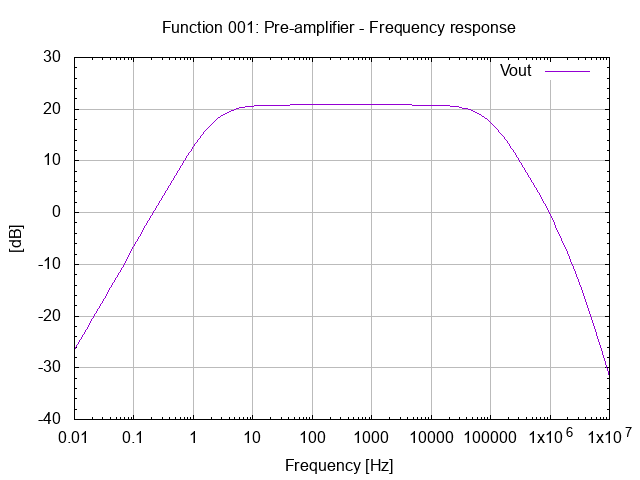

Reproduce this figure in gnuplot.
# setup terminal
set term png

# setup graph
set output "26.001.00.00.01.png"
set title "Function 001: Pre-amplifier - Frequency response"

# setup Y-axis
set grid ytics lt 1 lw 1 lc rgb "#bbbbbb"
set mytics
set ylabel "[dB]"

#setup X-axis
set logscale x 10
set grid xtics lt 1 lw 1 lc rgb "#bbbbbb"
set xlabel "Frequency [Hz]"

# setup plot style
set style data lines
plot '26.001.00.00.01.dat' using 1:2 title "Vout"

# set output back to default
set output

# reset terminal type
set terminal pop
